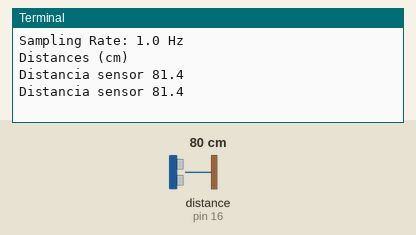
This program was run on a simulated Raspberry Pi (header pin numbers). On the bench: the last lines printed to the terminal. The inputs (shaded band) are chosen by the test bench; at power-on: distance to the obstacle (sensor on pin 16) 80 cm. The echo pulse lasts 58.3 µs per cm; the clock reads 2024-03-15 10:24:30 at power-on unless the program sets it; files the program writes start out absent.

Above: at 3.2 s.
3.3 s: distance to the obstacle (sensor on pin 16) set to 2 cm
At 4.6 s:
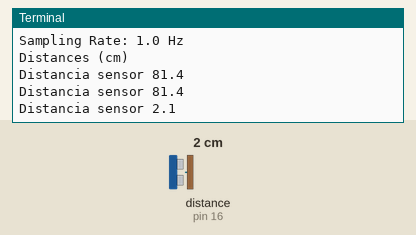
4.8 s: distance to the obstacle (sensor on pin 16) set to 4 cm
At 5.5 s:
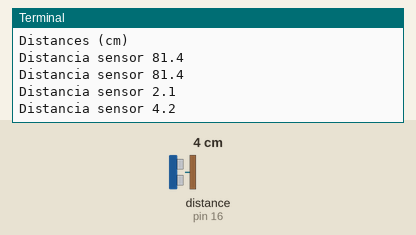
Timing chart, 0 to 7.8 s (numbered marks = the images above; inputs shaded):
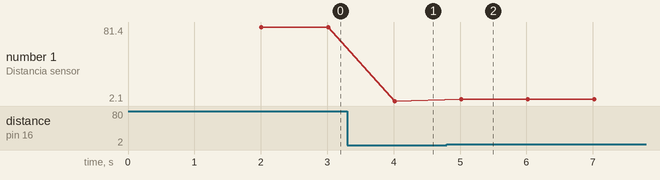

Measured:
- after the input at 3.3 s, the terminal: prints a new line after 0.71 s (image 1)
- after the input at 4.8 s, the terminal: prints a new line after 0.22 s (image 2)
- plotted number 1: 81.4 → 2.1 after the input at 3.3 s, 2.1 → 4.2 after the input at 4.8 s

The program:

ultrassonico_arq.py
```python
import sys
import time
import signal
import RPi.GPIO as GPIO
import datetime

# numeração dos pinos de acordo com a placa
GPIO.setmode(GPIO.BOARD)

# finalizar o acesso à GPIO do Raspberry de forma segura
def clean():
    GPIO.cleanup()

# finalizar o programa de forma segura com CTRL-C
def sigint_handler(signum, instant):
    clean()
    sys.exit()

def distancia():
    delta_t = end_t - start_t
    distance = 100*(0.5 * delta_t * speed_of_sound)
    return distance
# Ativar a captura do sinal SIGINT (Ctrl-C)
signal.signal(signal.SIGINT, sigint_handler)

# TRIG  18. ECHO  16.
TRIG = 18
ECHO = 16

# Variáveis para auxiliar no controle do loop principal
# sampling_rate: taxa de amostragem em Hz, isto é, em média,
# quantas leituras do sonar serão feitas por segundo
# speed_of_sound: velocidade do som no ar a 30ºC em m/s
# max_distance: máxima distância permitida para medição
# max_delta_t: um valor máximo para a variável delta_t,
#   baseado na distância máxima max_distance
sampling_rate = 1.0
speed_of_sound = 349.10
max_distance = 15.0
max_delta_t = max_distance / speed_of_sound

# Define TRIG como saída digital
# Define ECHO como entrada digital
GPIO.setup(TRIG, GPIO.OUT)
GPIO.setup(ECHO, GPIO.IN)

# Inicializa TRIG em nível lógico baixo
GPIO.output(TRIG, False)
time.sleep(2)

print ("Sampling Rate:", sampling_rate, "Hz")
print ("Distances (cm)")

# Loop principal. Será executado até que que seja pressionado CTRL-C
while True:

    # Gera um pulso de 10ms em TRIG.
    # Essa ação vai resultar na transmissão de ondas ultrassônicas pelo
    # transmissor do módulo sonar.
    GPIO.output(TRIG, True)
    time.sleep(0.00001)
    GPIO.output(TRIG, False)

    # Atualiza a variável start_t enquanto ECHO está em nível lógico baixo.
    # Quando ECHO trocar de estado, start_t manterá seu valor, marcando
    # o momento da borda de subida de ECHO. Este é o momento em que as ondas
    # sonoras acabaram de ser enviadas pelo transmissor.
    while GPIO.input(ECHO) == 0:
      start_t = time.time()

    # calcula o tempo de propagacao da onda
    while GPIO.input(ECHO) == 1 and time.time() - start_t < max_delta_t:
      end_t = time.time()

    # calculo distancia
    if end_t - start_t < max_delta_t:
        delta_t = end_t - start_t
        distance = 100*(0.5 * delta_t * speed_of_sound)
    else:
        distance = -1

    # Imprime o valor da distância arredondado para 0 casa decimal
    #valor x do parametro de leitura do obstaculo

    print ("Distancia sensor" , round(distance, 1))
    vetor1 = []

    r=15
    deltaEspaco=(2*3.1415*r)

    if (distance > 9 ):
        t1=time.ctime()
        arquivo1=open('tempo.txt','a')
        arquivo1.write(str(t1))
        arquivo1.write('\n')
        arquivo1.close()
    if ((distance > 6) & (distance <= 9)):
        arquivo2 = open('tempo.txt', 'r')
        n_linhas2 = sum(1 for linha in arquivo2)
        if (n_linhas2 > 0):
            velocidade = (deltaEspaco/(n_linhas2))
            arquivo2.close()
            arquivo3 = open('velocidade.txt','w')
            arquivo3.write(str(velocidade))
            arquivo3.close()
    if (distance <= 6 ):
        arquivo4 = open('tempo.txt', 'w')
        arquivo4.close()

    time.sleep(1.00)
```
